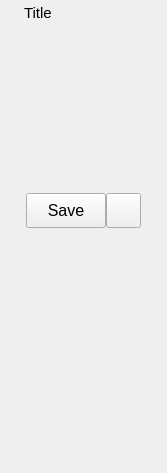
<?xml version="1.0" encoding="UTF-8"?>
<ui version="4.0">
 <class>Form</class>
 <widget class="QWidget" name="Form">
  <property name="geometry">
   <rect>
    <x>0</x>
    <y>0</y>
    <width>167</width>
    <height>473</height>
   </rect>
  </property>
  <property name="sizePolicy">
   <sizepolicy hsizetype="Preferred" vsizetype="Preferred">
    <horstretch>0</horstretch>
    <verstretch>0</verstretch>
   </sizepolicy>
  </property>
  <property name="minimumSize">
   <size>
    <width>160</width>
    <height>0</height>
   </size>
  </property>
  <property name="maximumSize">
   <size>
    <width>16777215</width>
    <height>16777215</height>
   </size>
  </property>
  <property name="windowTitle">
   <string>Create Item</string>
  </property>
  <property name="styleSheet">
   <string notr="true"/>
  </property>
  <layout class="QVBoxLayout" name="verticalLayout">
   <property name="spacing">
    <number>4</number>
   </property>
   <property name="leftMargin">
    <number>5</number>
   </property>
   <property name="topMargin">
    <number>2</number>
   </property>
   <property name="rightMargin">
    <number>5</number>
   </property>
   <property name="bottomMargin">
    <number>2</number>
   </property>
   <item>
    <layout class="QHBoxLayout" name="titleLayout">
     <property name="leftMargin">
      <number>2</number>
     </property>
     <property name="topMargin">
      <number>2</number>
     </property>
     <property name="bottomMargin">
      <number>0</number>
     </property>
     <item>
      <widget class="QLabel" name="titleIcon">
       <property name="maximumSize">
        <size>
         <width>13</width>
         <height>13</height>
        </size>
       </property>
       <property name="text">
        <string/>
       </property>
       <property name="pixmap">
        <pixmap>../icons/selectionSet2.png</pixmap>
       </property>
       <property name="scaledContents">
        <bool>true</bool>
       </property>
      </widget>
     </item>
     <item>
      <widget class="QLabel" name="titleLabel">
       <property name="font">
        <font>
         <family>Arial</family>
         <pointsize>11</pointsize>
         <weight>50</weight>
         <bold>false</bold>
        </font>
       </property>
       <property name="styleSheet">
        <string notr="true"/>
       </property>
       <property name="text">
        <string>Title</string>
       </property>
      </widget>
     </item>
    </layout>
   </item>
   <item>
    <layout class="QHBoxLayout" name="thumbnailLayout">
     <property name="spacing">
      <number>0</number>
     </property>
     <property name="topMargin">
      <number>0</number>
     </property>
     <property name="bottomMargin">
      <number>0</number>
     </property>
     <item>
      <widget class="QFrame" name="thumbnailFrame">
       <property name="sizePolicy">
        <sizepolicy hsizetype="Expanding" vsizetype="Expanding">
         <horstretch>0</horstretch>
         <verstretch>0</verstretch>
        </sizepolicy>
       </property>
       <property name="minimumSize">
        <size>
         <width>50</width>
         <height>150</height>
        </size>
       </property>
       <property name="maximumSize">
        <size>
         <width>150</width>
         <height>150</height>
        </size>
       </property>
       <property name="styleSheet">
        <string notr="true"/>
       </property>
       <property name="frameShape">
        <enum>QFrame::NoFrame</enum>
       </property>
       <property name="frameShadow">
        <enum>QFrame::Plain</enum>
       </property>
       <property name="lineWidth">
        <number>0</number>
       </property>
       <layout class="QVBoxLayout" name="verticalLayout_3">
        <property name="spacing">
         <number>0</number>
        </property>
        <property name="margin">
         <number>0</number>
        </property>
       </layout>
      </widget>
     </item>
    </layout>
   </item>
   <item>
    <widget class="QFrame" name="optionsFrame">
     <property name="frameShape">
      <enum>QFrame::NoFrame</enum>
     </property>
     <property name="frameShadow">
      <enum>QFrame::Plain</enum>
     </property>
     <property name="lineWidth">
      <number>0</number>
     </property>
     <layout class="QVBoxLayout" name="verticalLayout_4">
      <property name="spacing">
       <number>0</number>
      </property>
      <property name="margin">
       <number>0</number>
      </property>
     </layout>
    </widget>
   </item>
   <item>
    <widget class="QFrame" name="previewButtons">
     <property name="frameShape">
      <enum>QFrame::NoFrame</enum>
     </property>
     <property name="frameShadow">
      <enum>QFrame::Plain</enum>
     </property>
     <property name="lineWidth">
      <number>0</number>
     </property>
     <layout class="QHBoxLayout" name="horizontalLayout_6">
      <property name="spacing">
       <number>0</number>
      </property>
      <item>
       <spacer name="horizontalSpacer_3">
        <property name="orientation">
         <enum>Qt::Horizontal</enum>
        </property>
        <property name="sizeHint" stdset="0">
         <size>
          <width>40</width>
          <height>20</height>
         </size>
        </property>
       </spacer>
      </item>
      <item>
       <widget class="QPushButton" name="acceptButton">
        <property name="sizePolicy">
         <sizepolicy hsizetype="Preferred" vsizetype="Fixed">
          <horstretch>0</horstretch>
          <verstretch>0</verstretch>
         </sizepolicy>
        </property>
        <property name="minimumSize">
         <size>
          <width>80</width>
          <height>35</height>
         </size>
        </property>
        <property name="maximumSize">
         <size>
          <width>140</width>
          <height>35</height>
         </size>
        </property>
        <property name="font">
         <font>
          <family>Arial</family>
          <pointsize>12</pointsize>
          <weight>50</weight>
          <bold>false</bold>
         </font>
        </property>
        <property name="toolTip">
         <string/>
        </property>
        <property name="styleSheet">
         <string notr="true"/>
        </property>
        <property name="text">
         <string>Save</string>
        </property>
       </widget>
      </item>
      <item>
       <widget class="QPushButton" name="selectionSetButton">
        <property name="minimumSize">
         <size>
          <width>35</width>
          <height>35</height>
         </size>
        </property>
        <property name="maximumSize">
         <size>
          <width>5</width>
          <height>16777215</height>
         </size>
        </property>
        <property name="text">
         <string/>
        </property>
        <property name="icon">
         <iconset>
          <normaloff>icons/selectionSet2.png</normaloff>icons/selectionSet2.png</iconset>
        </property>
        <property name="iconSize">
         <size>
          <width>25</width>
          <height>25</height>
         </size>
        </property>
       </widget>
      </item>
      <item>
       <spacer name="horizontalSpacer_4">
        <property name="orientation">
         <enum>Qt::Horizontal</enum>
        </property>
        <property name="sizeHint" stdset="0">
         <size>
          <width>40</width>
          <height>20</height>
         </size>
        </property>
       </spacer>
      </item>
     </layout>
    </widget>
   </item>
   <item>
    <widget class="QFrame" name="frame">
     <property name="sizePolicy">
      <sizepolicy hsizetype="Preferred" vsizetype="Expanding">
       <horstretch>0</horstretch>
       <verstretch>2</verstretch>
      </sizepolicy>
     </property>
     <property name="frameShape">
      <enum>QFrame::NoFrame</enum>
     </property>
     <property name="frameShadow">
      <enum>QFrame::Plain</enum>
     </property>
    </widget>
   </item>
  </layout>
 </widget>
 <resources/>
 <connections/>
 <slots>
  <slot>snapshot()</slot>
  <slot>save()</slot>
 </slots>
</ui>
